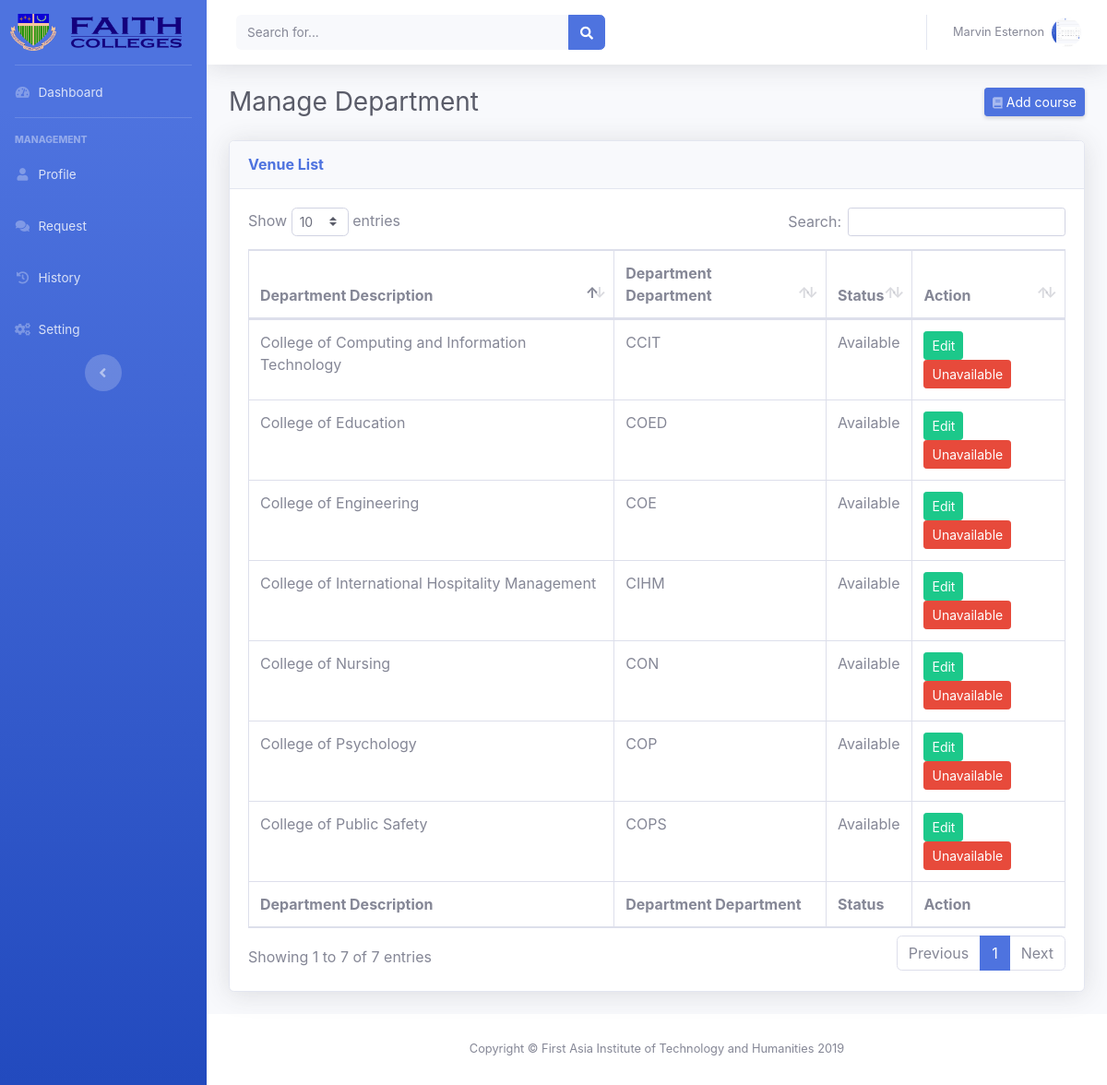
Screenshot of /pages/course.php (signed in) with the database file from the repository.
### tables this page shows
CREATE TABLE `user_info_tb` (
  `ID` int(11) NOT NULL,
  `firstName` varchar(50) NOT NULL,
  `lastName` varchar(50) NOT NULL,
  `employeeNo` varchar(50) NOT NULL,
  `department` varchar(50) NOT NULL,
  `profilePic` varchar(500) NOT NULL
);

CREATE TABLE `courses_tb` (
  `ID` int(11) NOT NULL,
  `courseDesc` varchar(100) NOT NULL,
  `courseDept` varchar(100) NOT NULL,
  `status` int(11) NOT NULL
);

### database/database.php (called while the page is built, shortened)
<?php
	function getBaseUrl() {
        $currentPath = $_SERVER['PHP_SELF'];
        $hostName = $_SERVER['HTTP_HOST'];
        $protocol = strtolower(substr($_SERVER["SERVER_PROTOCOL"],0,5))=='https://'?'https://':'http://';
        return $protocol.$hostName."/".$GLOBALS['projectName'];
    }
    function userInfo(){
        include 'connection.php';
        $user = $_SESSION['user']['employeeNo'];
        return $row = mysqli_query($con,"SELECT * FROM user_info_tb LEFT JOIN users_tb ON user_info_tb.employeeNo = users_tb.employeeNo WHERE users_tb.employeeNo = '$user'");
    }
    function getCourseList(){
        include 'connection.php';
        return $row = mysqli_query($con, "SELECT * FROM courses_tb");
    }
?>

### pages/course.php (the view, shortened to what this page needs)
<?php
  include '../database/database.php';
?>
<!DOCTYPE html>
<html lang="en">
<?php include '../template/heading.php'; ?>
<body id="page-top">
  <div id="wrapper">
      <?php
        if($_SESSION['user']['role'] == 'Secretary of OP'){
      ?>
      <?php include "../template/sideBarSOP.php" ?>
      <?php
        } else if($_SESSION['user']['role'] == 'Secretary'){
      ?>
      <?php include "../template/sideBarSec.php" ?>
      <?php
        } else {
      ?>
      <?php include "../template/sideBarDean.php" ?>
      <?php
        }
      ?>
    <div id="content-wrapper" class="d-flex flex-column">
      <div id="content">
        <nav class="navbar navbar-expand navbar-light bg-white topbar mb-4 static-top shadow">
          <form class="d-none d-sm-inline-block form-inline mr-auto ml-md-3 my-2 my-md-0 mw-100 navbar-search">
            <div class="input-group">
              <input type="text" class="form-control bg-light border-0 small" placeholder="Search for..." aria-label="Search" aria-describedby="basic-addon2">
              <div class="input-group-append">
                <button class="btn btn-primary" type="button">
                  <i class="fas fa-search fa-sm"></i>
                </button>
              </div>
            </div>
          </form>
          <ul class="navbar-nav ml-auto">
            <?php
              include '../template/session.php';
            ?>
          </ul>
        </nav>
        <div class="container-fluid">
          <div class="d-sm-flex align-items-center justify-content-between mb-4">
            <h1 class="h3 mb-0 text-gray-800">Manage Department</h1>
            <a href="#" class="d-none d-sm-inline-block btn btn-sm btn-primary shadow-sm" data-toggle="modal" data-target="#addCourseModal"><i class="fas fa-book fa-sm text-white-50"></i> Add course</a>
          </div>
          <div class="card shadow mb-4">
            <div class="card-header py-3">
              <h6 class="m-0 font-weight-bold text-primary">Venue List
<span style="color: green" class="successNotif">
</span>
              </h6>
            </div>
            <div class="card-body">
              <div class="table-responsive">
                <table class="table table-bordered" id="dataTable" width="100%" cellspacing="0">
                  <thead>
                    <tr>
                      <th>Department Description</th>
                      <th>Department Department</th>
                      <th>Status</th>
                      <th>Action</th>
                    </tr>
                  </thead>
                  <tfoot>
                    <tr>
                      <th>Department Description</th>
                      <th>Department Department</th>
                      <th>Status</th>
                      <th>Action</th>
                    </tr>
                  </tfoot>
                  <tbody>
                    <?php
                      $status = getCourseList();
                      while($listStatus = mysqli_fetch_assoc($status)){
                    ?>
                    <tr>
                      <td><?php echo $listStatus['courseDesc']; ?></td>
                      <td><?php echo $listStatus['courseDept'] ?></td>
                        <?php if($listStatus['status'] == 0){ ?>
                          <td><span style="color: red">Unavailable</span></td>
                        <?php } else { ?>
                          <td><span>Available</span></td>
                        <?php } ?>
                      <td>
                        <button class=" btn btn-success btn-sm" onclick="editVenue(<?php echo $listStatus['ID'] ?>)">Edit</button>
                        <?php if($listStatus['status'] == 0){ ?>
                          <a href="<?php echo getBaseUrl() ?>api/enableCourse.php?id=<?php echo $listStatus['ID'] ?>"><button class="btn btn-primary btn-sm">Available</button></a>
                        <?php } else { ?>
                          <a href="<?php echo getBaseUrl() ?>api/disableCourse.php?id=<?php echo $listStatus['ID'] ?>"><button class="btn btn-danger btn-sm">Unavailable</button></a>
                        <?php } ?>
                      </td>
                    </tr>
                    <?php } ?>
                  </tbody>
                </table>
              </div>
            </div>
          </div>
        </div>
      </div>
      <footer class="sticky-footer bg-white">
        <div class="container my-auto">
          <div class="copyright text-center my-auto">
            <span>Copyright &copy; First Asia Institute of Technology and Humanities 2019</span>
          </div>
        </div>
      </footer>
    </div>
  </div>
</body>
</html>

### template/heading.php (shortened to what this page needs)
<head>
  <link href="<?php echo getBaseUrl() ?>vendor/fontawesome-free/css/all.min.css" rel="stylesheet" type="text/css">
  <link href="<?php echo getBaseUrl() ?>css/sb-admin-2.min.css" rel="stylesheet">
  <link href="<?php echo getBaseUrl() ?>vendor/datatables/dataTables.bootstrap4.min.css" rel="stylesheet">
  <link href="<?php echo getBaseUrl() ?>css/jquery-ui.css" rel="stylesheet">
  <link rel="stylesheet" href="<?php echo getBaseUrl() ?>css/calendar/fullcalendar.min.css">
  <link rel="stylesheet" href="<?php echo getBaseUrl() ?>js/time/jquery.timepicker.min.css">
</head>

### template/sideBarSec.php (shortened to what this page needs)
<ul class="navbar-nav bg-gradient-primary sidebar sidebar-dark accordion" id="accordionSidebar">
  <a class="sidebar-brand d-flex align-items-center justify-content-center" href="dashboard.php">
    <div class="sidebar-brand-icon rotate-n">
      <img src="<?php echo getBaseUrl() ?>img/Logo.png" class="logoImg">
    </div>
    <div class="sidebar-brand-text mx-3"><img src="<?php echo getBaseUrl() ?>img/F.png" class="logoFaith"><sup></div>
  </a>
  <hr class="sidebar-divider my-0">
<?php
  $loginStatusSession = $_SESSION['user']['loginStatus'];
  if($loginStatusSession == 1){
?>
  <li class="nav-item">
    <a class="nav-link" href="dashboard.php">
      <i class="fas fa-fw fa-tachometer-alt"></i>
      <span>Dashboard</span></a>
  </li>
  <hr class="sidebar-divider">
  <div class="sidebar-heading">
    Management
  </div>
  <li class="nav-item">
    <a class="nav-link collapsed" href="#">
      <i class="fas fa-fw fa-user"></i>
      <span>Profile</span>
    </a>
  </li>
  <li class="nav-item">
    <a class="nav-link collapsed" href="requestSec.php">
      <i class="fas fa-fw fa-comments"></i>
      <span>Request</span>
    </a>
  </li>
  <li class="nav-item">
    <a class="nav-link collapsed" href="historySecretary.php">
      <i class="fas fa-fw fa-history"></i>
      <span>History</span>
    </a>
  </li>
  <li class="nav-item">
    <a class="nav-link collapsed" href="changePassword.php">
      <i class="fas fa-fw fa-cogs"></i>
      <span>Setting</span>
    </a>
  </li>
  <div class="text-center d-none d-md-inline">
    <button class="rounded-circle border-0" id="sidebarToggle"></button>
  </div>
<?php } ?>
</ul>

### template/session.php (shortened to what this page needs)
<li class="nav-item dropdown no-arrow">
  <a class="nav-link dropdown-toggle" href="#" id="userDropdown" role="button" data-toggle="dropdown" aria-haspopup="true" aria-expanded="false">
    <span class="mr-2 d-none d-lg-inline text-gray-600 small">
      <?php $user = userInfo();
            $row = mysqli_fetch_array($user);
      ?>
      <?php echo $row['firstName']; ?> <?php echo $row['lastName']; ?>
    </span>
    <img class="img-profile rounded-circle" src="<?php echo getBaseUrl() ?>profile/<?php echo $row['profilePic']; ?>">
  </a>
</li>

### pages/course.php (style rules this page uses)
.logoFaith { width: 120px; }
.successNotif { padding-left: 210px; }

### template/sideBarSec.php (style rules this page uses)
.logoImg { width: 50px; height: 40px; }

### rows the page displays
user_info_tb: firstName "Marvin", lastName "Esternon", profilePic (picture)
courses_tb: courseDesc "College of Education", courseDept "COED", status "Available"
courses_tb: courseDesc "College of Public Safety", courseDept "COPS", status "Available"
courses_tb: courseDesc "College of Psychology", courseDept "COP", status "Available"
courses_tb: courseDesc "College of International Hospitality Management", courseDept "CIHM", status "Available"
courses_tb: courseDesc "College of Nursing", courseDept "CON", status "Available"
courses_tb: courseDesc "College of Computing and Information Technology", courseDept "CCIT", status "Available"
courses_tb: courseDesc "College of Engineering", courseDept "COE", status "Available"
